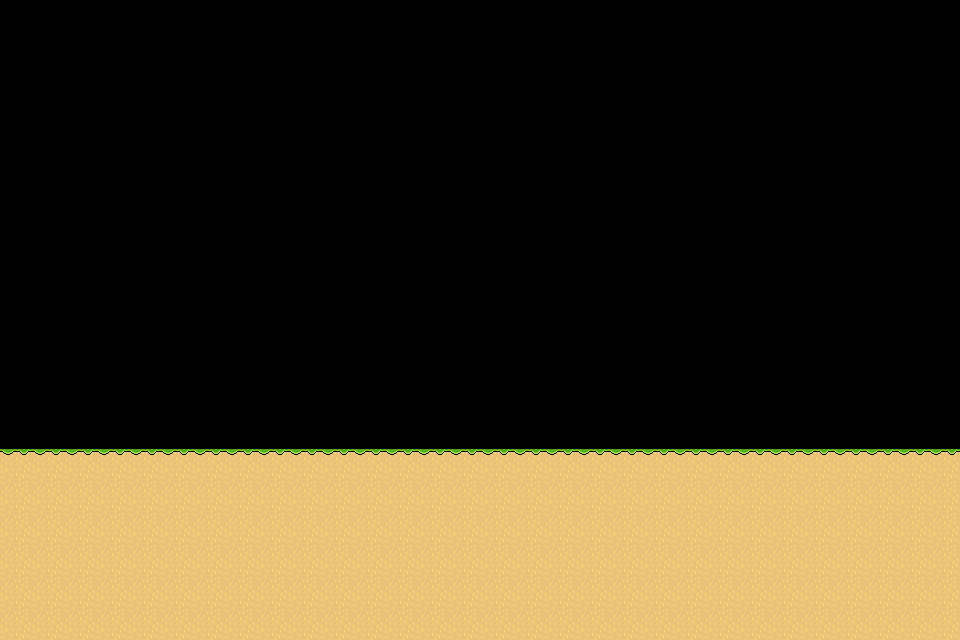

Rendered tile map (Tiled .tmx) drawn with the repository's tilesets; below, a short description and the map source with its tile grids summarised:
An orthogonal 30x20 tile map with 32x32 px tiles, 1 tile layer (Ground) and 2 objects.

<map version="1.5" tiledversion="1.7.1" orientation="orthogonal" renderorder="right-down" width="30" height="20" tilewidth="32" tileheight="32" infinite="0" nextlayerid="29" nextobjectid="91">
 <editorsettings>
  <export format="json" />
 </editorsettings>
 <properties>
  <property name="extraText" value="Howdy!" />
  <property name="levelIndex" type="int" value="0" />
  <property name="levelName" value="Template" />
  <property name="levelNameOffsetY" type="int" value="-80" />
  <property name="levelNameShortened" value="temp" />
  <property name="numberOfSlimes" type="int" value="0" />
 </properties>
 <tileset firstgid="1" name="tileset" tilewidth="32" tileheight="32" tilecount="36" columns="6">
  <image source="../../artwork/tileset.png" width="192" height="192" />
  <tile id="0">
   <properties>
    <property name="collides" type="bool" value="true" />
   </properties>
  </tile>
  <tile id="1">
   <properties>
    <property name="collides" type="bool" value="true" />
   </properties>
  </tile>
  <tile id="2">
   <properties>
    <property name="collides" type="bool" value="true" />
   </properties>
  </tile>
  <tile id="3">
   <properties>
    <property name="collides" type="bool" value="true" />
   </properties>
  </tile>
  <tile id="4">
   <properties>
    <property name="collides" type="bool" value="false" />
   </properties>
  </tile>
  <tile id="5">
   <properties>
    <property name="collides" type="bool" value="false" />
   </properties>
  </tile>
  <tile id="6">
   <properties>
    <property name="collides" type="bool" value="true" />
   </properties>
  </tile>
  <tile id="7">
   <properties>
    <property name="collides" type="bool" value="true" />
   </properties>
  </tile>
  <tile id="8">
   <properties>
    <property name="collides" type="bool" value="true" />
   </properties>
  </tile>
  <tile id="9">
   <properties>
    <property name="collides" type="bool" value="true" />
   </properties>
  </tile>
  <tile id="10">
   <properties>
    <property name="collides" type="bool" value="false" />
   </properties>
  </tile>
  <tile id="11">
   <properties>
    <property name="collides" type="bool" value="false" />
   </properties>
  </tile>
  <tile id="12">
   <properties>
    <property name="collides" type="bool" value="true" />
   </properties>
  </tile>
  <tile id="13">
   <properties>
    <property name="collides" type="bool" value="true" />
   </properties>
  </tile>
  <tile id="14">
   <properties>
    <property name="collides" type="bool" value="true" />
   </properties>
  </tile>
  <tile id="15">
   <properties>
    <property name="collides" type="bool" value="true" />
   </properties>
  </tile>
  <tile id="16">
   <properties>
    <property name="collides" type="bool" value="false" />
    <property name="expValue" type="int" value="3" />
    <property name="isFlying" type="bool" value="true" />
    <property name="level" type="int" value="1" />
    <property name="objectTag" value="slimeEnemy" />
   </properties>
  </tile>
  <tile id="17">
   <properties>
    <property name="collides" type="bool" value="false" />
    <property name="expValue" type="int" value="3" />
    <property name="isFlying" type="bool" value="false" />
    <property name="level" type="int" value="1" />
    <property name="objectTag" value="slimeEnemy" />
   </properties>
  </tile>
  <tile id="18">
   <properties>
    <property name="collides" type="bool" value="true" />
   </properties>
  </tile>
  <tile id="19">
   <properties>
    <property name="collides" type="bool" value="true" />
   </properties>
  </tile>
  <tile id="20">
   <properties>
    <property name="collides" type="bool" value="true" />
   </properties>
  </tile>
  <tile id="21">
   <properties>
    <property name="collides" type="bool" value="true" />
   </properties>
  </tile>
  <tile id="22">
   <properties>
    <property name="collides" type="bool" value="false" />
    <property name="expValue" type="int" value="5" />
    <property name="isFlying" type="bool" value="true" />
    <property name="level" type="int" value="2" />
    <property name="objectTag" value="slimeEnemy" />
   </properties>
  </tile>
  <tile id="23">
   <properties>
    <property name="collides" type="bool" value="false" />
    <property name="expValue" type="int" value="5" />
    <property name="isFlying" type="bool" value="false" />
    <property name="level" type="int" value="2" />
    <property name="objectTag" value="slimeEnemy" />
   </properties>
  </tile>
  <tile id="24">
   <properties>
    <property name="collides" type="bool" value="false" />
    <property name="direction" value="right" />
    <property name="objectTag" value="spike" />
    <property name="spriteName" value="rightSpikes" />
   </properties>
  </tile>
  <tile id="25">
   <properties>
    <property name="collides" type="bool" value="false" />
    <property name="direction" value="left" />
    <property name="objectTag" value="spike" />
    <property name="spriteName" value="leftSpikes" />
   </properties>
  </tile>
  <tile id="26">
   <properties>
    <property name="collides" type="bool" value="false" />
    <property name="direction" value="down" />
    <property name="objectTag" value="spike" />
    <property name="spriteName" value="downSpikes" />
   </properties>
  </tile>
  <tile id="27">
   <properties>
    <property name="collides" type="bool" value="false" />
    <property name="direction" value="up" />
    <property name="objectTag" value="spike" />
    <property name="spriteName" value="upSpikes" />
   </properties>
  </tile>
  <tile id="28">
   <properties>
    <property name="collides" type="bool" value="false" />
    <property name="expValue" type="int" value="10" />
    <property name="isFlying" type="bool" value="true" />
    <property name="level" type="int" value="3" />
    <property name="objectTag" value="slimeEnemy" />
   </properties>
  </tile>
  <tile id="29">
   <properties>
    <property name="collides" type="bool" value="false" />
    <property name="expValue" type="int" value="10" />
    <property name="isFlying" type="bool" value="false" />
    <property name="level" type="int" value="3" />
    <property name="objectTag" value="slimeEnemy" />
   </properties>
  </tile>
  <tile id="30">
   <properties>
    <property name="collides" type="bool" value="false" />
    <property name="objectTag" value="endOfLevel" />
   </properties>
  </tile>
  <tile id="31">
   <properties>
    <property name="collides" type="bool" value="false" />
    <property name="objectTag" value="pickUp" />
    <property name="pickUpType" value="doubleJump" />
    <property name="spriteName" value="doubleJump" />
   </properties>
  </tile>
  <tile id="32">
   <properties>
    <property name="collides" type="bool" value="false" />
    <property name="objectTag" value="pickUp" />
   </properties>
  </tile>
  <tile id="33">
   <properties>
    <property name="collides" type="bool" value="false" />
   </properties>
  </tile>
  <tile id="34">
   <properties>
    <property name="collides" type="bool" value="false" />
   </properties>
  </tile>
  <tile id="35">
   <properties>
    <property name="collides" type="bool" value="false" />
    <property name="objectTag" value="playerSpawn" />
   </properties>
  </tile>
 </tileset>
 <layer id="6" name="Ground" width="30" height="20">
  <data>[600 cells, 180 non-empty, 2 distinct tile ids]</data>
 </layer>
 <objectgroup id="28" name="GameObjects">
  <object id="84" gid="31" x="832" y="448" width="32" height="32" />
  <object id="90" gid="36" x="96" y="448" width="32" height="32" />
 </objectgroup>
</map>
